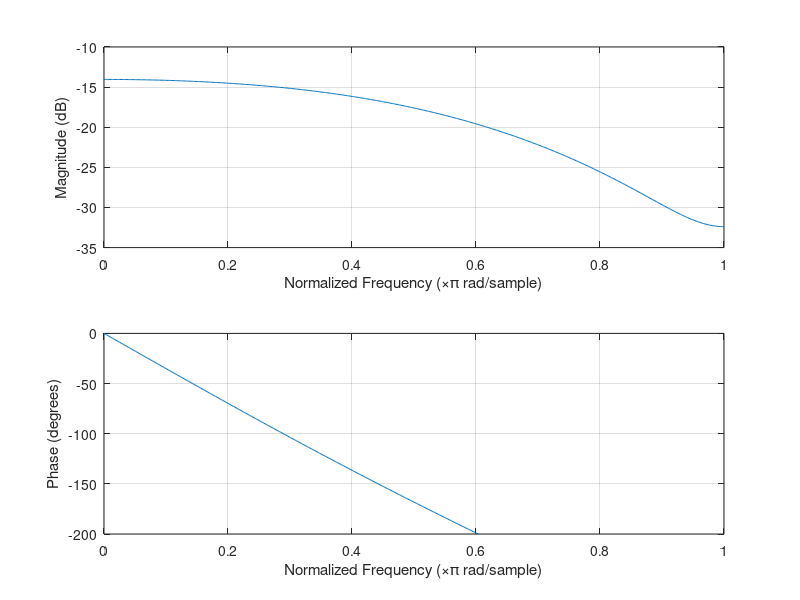
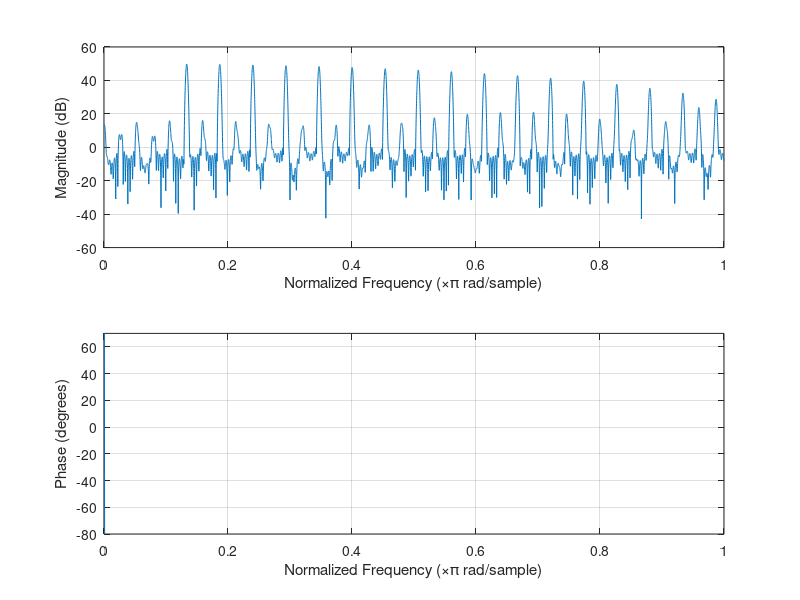
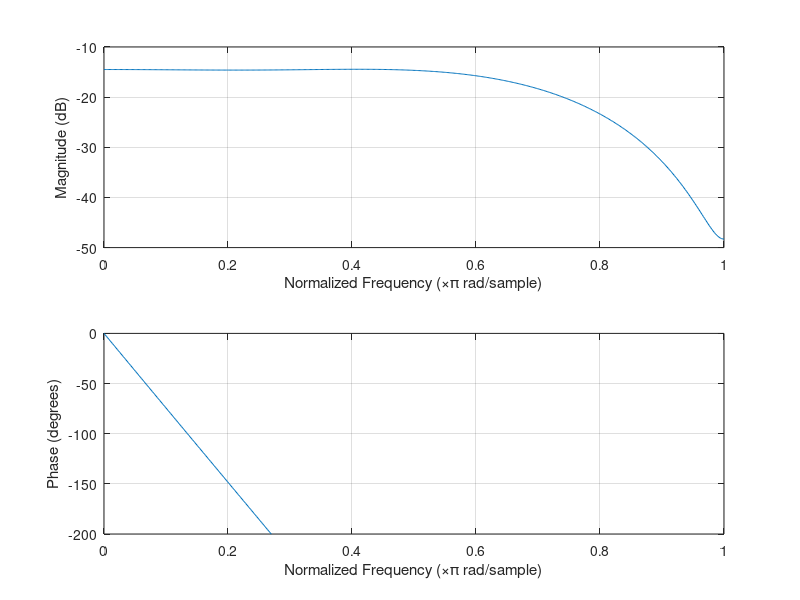
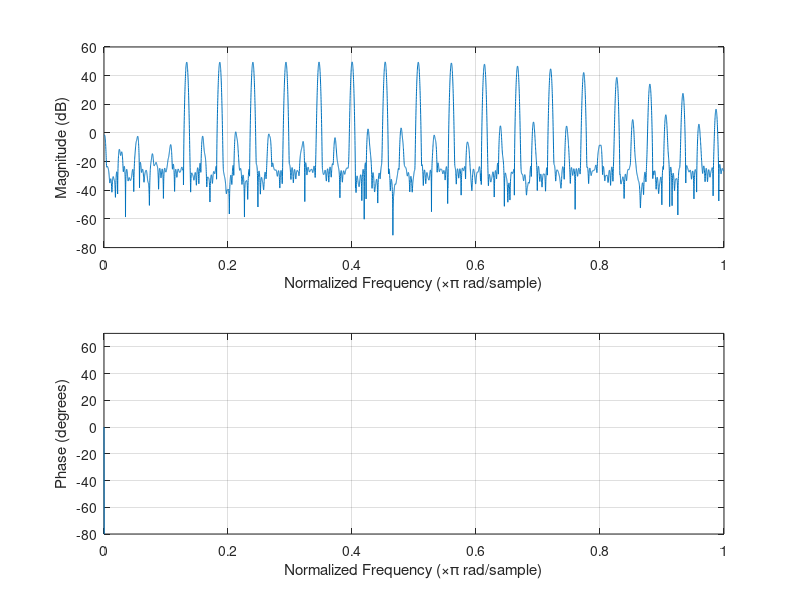

Recreate these plots in MATLAB, in order.
% MATLAB test case for RetroArch SINC upsampler.
close all;

% 4-tap and 8-tap are Lanczos windowed, but include here for completeness.
phases = 256;
bw = 0.375;
downsample = round(phases / bw);
cutoffs = bw * [0.65 0.75 0.825 0.90 0.95];
betas = [2.0 3.0 5.5 10.5 14.5];

sidelobes = round([2 4 8 32 128] / bw);
taps = sidelobes * 2;

freqs = 0.05 : 0.02 : 0.99;

filters = length(taps);
for i = 1 : filters
    filter_length = taps(i) * phases;
    
    % Generate SINC.
    sinc_indices = 2 * ((0 : (filter_length - 1)) / (filter_length - 1)) - 1;
    s = cutoffs(i) * sinc(cutoffs(i) * sinc_indices * sidelobes(i));
    win = kaiser(filter_length, betas(i))';
    filter = s .* win;

    impulse_response_half = 0.5 * upfirdn(1, filter, phases, downsample);
    figure('name', sprintf('Response SINC: %d taps', taps(i)));
    freqz(impulse_response_half);
    ylim([-200 0]);

    signal = zeros(1, 8001);
    for freq = freqs
        signal = signal + sin(pi * freq * (0 : 8000));
    end
    
    resampled = upfirdn(signal, filter, phases, downsample);
    figure('name', sprintf('Kaiser SINC: %d taps, w = %.f', taps(i), freq));
    freqz(resampled .* kaiser(length(resampled), 40.0)');
    ylim([-80 70]);
end